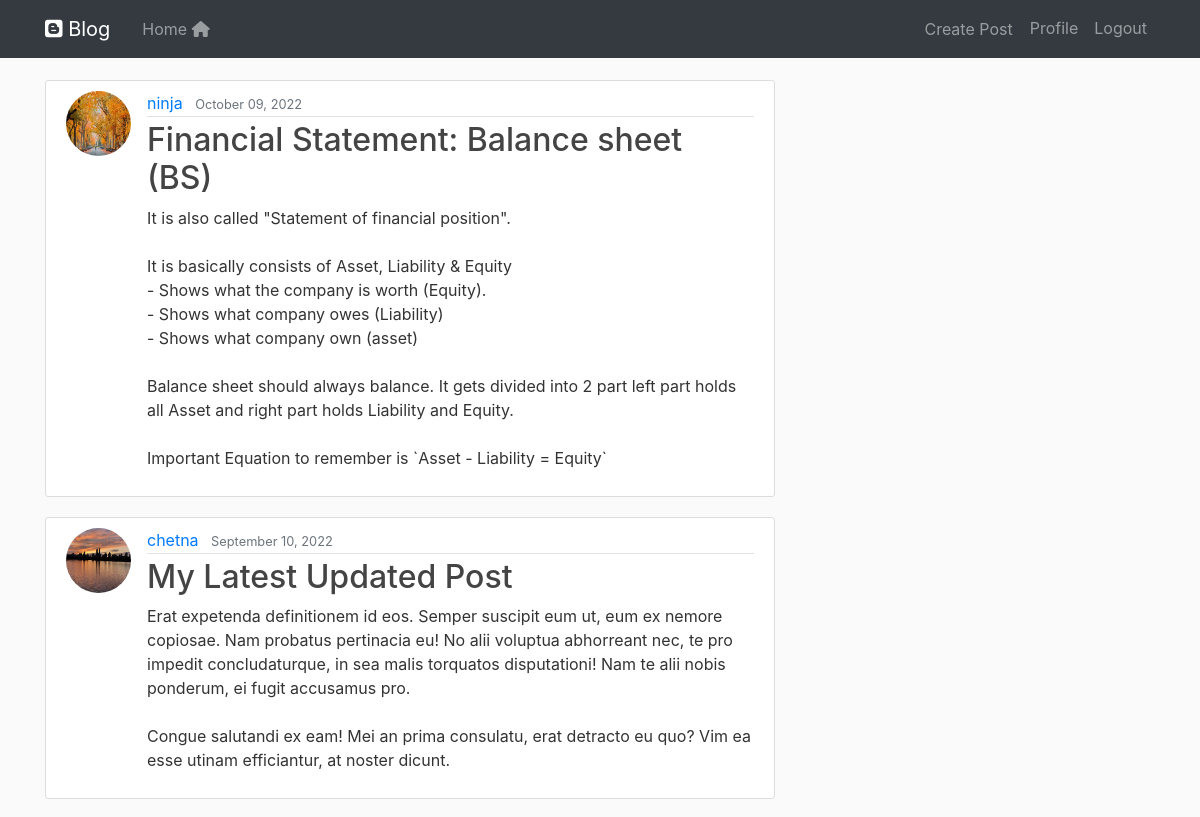
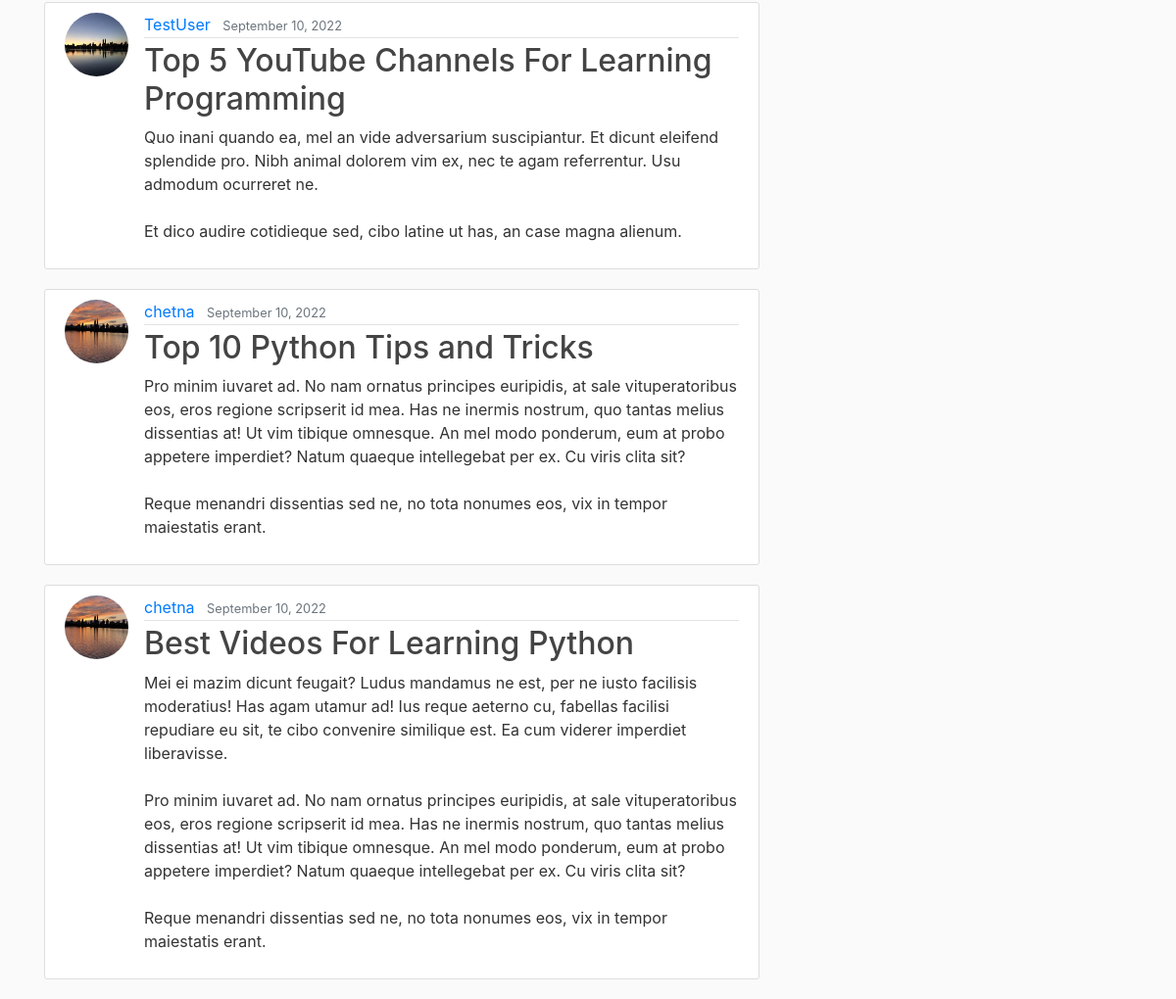
The app's page / (signed in) with its own data (2 pictures, top to bottom).
### blog/models.py (models this page shows, shortened)
class Post(models.Model):
    title = models.CharField(max_length=100)
    content = models.TextField()
    date_posted = models.DateTimeField(default=timezone.now)
    author = models.ForeignKey(User, on_delete= models.CASCADE)

### users/models.py (models this page shows, shortened)
class Profile(models.Model):
    user = models.OneToOneField(User, on_delete= models.CASCADE)
    image = models.ImageField(default = 'default.jpg', upload_to='profile_pics')

### blog/views.py (the view)
# urls.py: path('', PostListView.as_view(), name='blog-home'),
class PostListView(ListView):
    model = Post
    template_name = 'blog/home.html'   # <app>/<model>_<viewtype>.html
    context_object_name = 'posts'
    ordering = ['-date_posted']
    paginate_by = 5

### blog/templates/blog/home.html
{% extends "blog/base.html" %}
{% block content %}
    {% for post in posts %}
        <article class="media content-section">
            <img class="rounded-circle article-img" src="{{post.author.profile.image.url}}"/>
            <div class="media-body">
            <div class="article-metadata">
                <a class="mr-2" href="#">{{ post.author }}</a>
                <small class="text-muted">{{ post.date_posted|date:"F d, Y" }}</small>
            </div>
            <h2><a class="article-title" href="{% url 'post-detail' post.id %}">{{ post.title }}</a></h2>
            <p class="article-content">{{ post.content }}</p>
            </div>
        </article>
    {% endfor %}
{% endblock content %}

### blog/static/blog/main.css (style rules this page uses)
h1, h2, h3, h4, h5, h6 { color: #444444; }
.content-section { background: #ffffff; padding: 10px 20px; border: 1px solid #dddddd; border-radius: 3px; margin-bottom: 20px; }
.article-title { color: #444444; }
.article-content { white-space: pre-line; }
.article-img { height: 65px; width: 65px; margin-right: 16px; }
.article-metadata { padding-bottom: 1px; margin-bottom: 4px; border-bottom: 1px solid #e3e3e3 }

### records on screen
Post: author.profile.image (picture), author "ninja", date_posted "October 09, 2022", title "Financial Statement: Balance sheet (BS)", content "It is also called \"Statement of financial position\". It is basically consists of Asset, Liability & Equity - Shows what the company is worth (Equity). - Shows what company owes (Liability) - Shows what company own (asset) Balance sheet should always balance. It gets divided into 2 part left part holds all Asset and right part holds Liability and Equity. Important Equation to remember is `Asset - Liability = Equity`"
Post: author.profile.image (picture), author "chetna", date_posted "September 10, 2022", title "My Latest Updated Post", content "Erat expetenda definitionem id eos. Semper suscipit eum ut, eum ex nemore copiosae. Nam probatus pertinacia eu! No alii voluptua abhorreant nec, te pro impedit concludaturque, in sea malis torquatos disputationi! Nam te alii nobis ponderum, ei fugit accusamus pro. Congue salutandi ex eam! Mei an prima consulatu, erat detracto eu quo? Vim ea esse utinam efficiantur, at noster dicunt."
Post: author.profile.image (placeholder picture), author "TestUser", date_posted "September 10, 2022", title "Top 5 YouTube Channels For Learning Programming", content "Quo inani quando ea, mel an vide adversarium suscipiantur. Et dicunt eleifend splendide pro. Nibh animal dolorem vim ex, nec te agam referrentur. Usu admodum ocurreret ne. Et dico audire cotidieque sed, cibo latine ut has, an case magna alienum."
Post: author.profile.image (picture), author "chetna", date_posted "September 10, 2022", title "Top 10 Python Tips and Tricks", content "Pro minim iuvaret ad. No nam ornatus principes euripidis, at sale vituperatoribus eos, eros regione scripserit id mea. Has ne inermis nostrum, quo tantas melius dissentias at! Ut vim tibique omnesque. An mel modo ponderum, eum at probo appetere imperdiet? Natum quaeque intellegebat per ex. Cu viris clita sit? Reque menandri dissentias sed ne, no tota nonumes eos, vix in tempor maiestatis erant."
Post: author.profile.image (picture), author "chetna", date_posted "September 10, 2022", title "Best Videos For Learning Python", content "Mei ei mazim dicunt feugait? Ludus mandamus ne est, per ne iusto facilisis moderatius! Has agam utamur ad! Ius reque aeterno cu, fabellas facilisi repudiare eu sit, te cibo convenire similique est. Ea cum viderer imperdiet liberavisse. Pro minim iuvaret ad. No nam ornatus principes euripidis, at sale vituperatoribus eos, eros regione scripserit id mea. Has ne inermis nostrum, quo tantas melius dissentias at! Ut vim tibique omnesque. An mel modo ponderum, eum at probo appetere imperdiet? Natum quaeque intellegebat per ex. Cu viris clita sit? Reque menandri dissentias sed ne, no tota nonumes eos, vix in tempor maiestatis erant."
